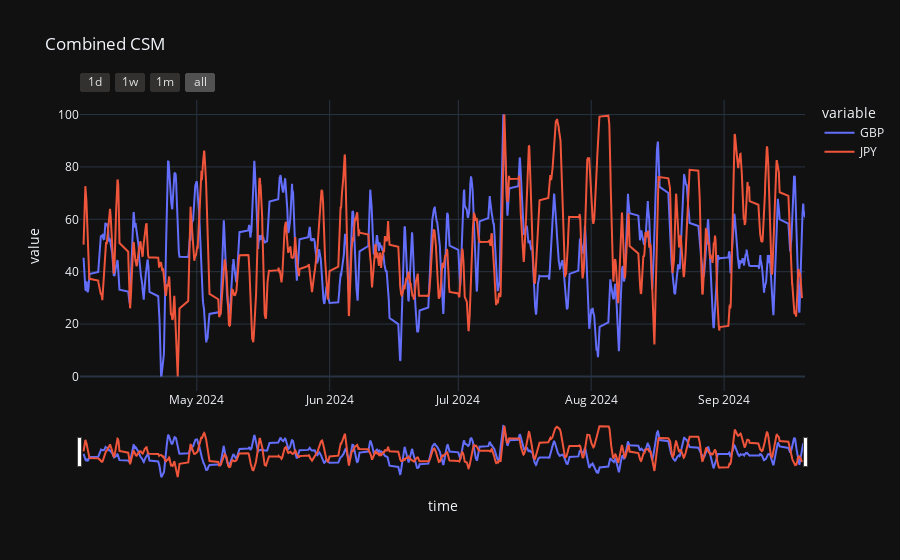

The cell this chart's notebook holds for it:
### Code cell
currencies_to_plot = ['GBP', 'JPY']  # You can modify this list as needed

# Create a new DataFrame to hold CSM data for all specified currencies
combined_csm_df = pd.DataFrame()

for currency in currencies_to_plot:
    if currency in csm_data:
        # Add the CSM data for this currency to the combined DataFrame
        combined_csm_df[currency] = csm_data[currency]['csm']
        
        # If we haven't set the 'time' column yet, use this currency's time data
        if 'time' not in combined_csm_df.columns:
            combined_csm_df['time'] = csm_data[currency]['time']

# Sort the combined DataFrame by time
combined_csm_df.sort_values('time', inplace=True)

# Plot the combined CSM data
plot_plotly(combined_csm_df, 'Combined CSM', currencies_to_plot)

### Figure 1 — Plotly figure (JSON) as saved in the notebook; plotly's stock layout.template omitted (floating-point values rounded to 4 significant figures; data arrays with more than 128 entries replaced by an {"elided": "..."} marker saying what was removed)
{"data": [{"hovertemplate": "variable=GBP<br>time=%{x}<br>value=%{y}<extra></extra>", "legendgroup": "GBP", "line": {"color": "#636efa", "dash": "solid"}, "marker": {"symbol": "circle"}, "mode": "lines", "name": "GBP", "orientation": "v", "showlegend": true, "type": "scatter", "x": {"elided": "2897 str values"}, "xaxis": "x", "y": {"elided": "2897 float values"}, "yaxis": "y"}, {"hovertemplate": "variable=JPY<br>time=%{x}<br>value=%{y}<extra></extra>", "legendgroup": "JPY", "line": {"color": "#EF553B", "dash": "solid"}, "marker": {"symbol": "circle"}, "mode": "lines", "name": "JPY", "orientation": "v", "showlegend": true, "type": "scatter", "x": {"elided": "2897 str values"}, "xaxis": "x", "y": {"elided": "2897 float values"}, "yaxis": "y"}], "layout": {"legend": {"title": {"text": "variable"}, "tracegroupgap": 0}, "title": {"text": "Combined CSM"}, "updatemenus": [{"direction": "right", "type": "buttons", "x": 0.5, "xanchor": "center", "y": 1.15, "yanchor": "top"}], "xaxis": {"anchor": "y", "domain": [0, 1], "rangeselector": {"activecolor": "#515151", "bgcolor": "#323130", "buttons": [{"count": 1, "label": "1d", "step": "day", "stepmode": "backward"}, {"count": 7, "label": "1w", "step": "day", "stepmode": "backward"}, {"count": 1, "label": "1m", "step": "month", "stepmode": "backward"}, {"step": "all"}], "font": {"color": "#E0E0E0"}}, "rangeslider": {"visible": true}, "title": {"text": "time"}, "type": "date"}, "yaxis": {"anchor": "x", "domain": [0, 1], "title": {"text": "value"}}}}
